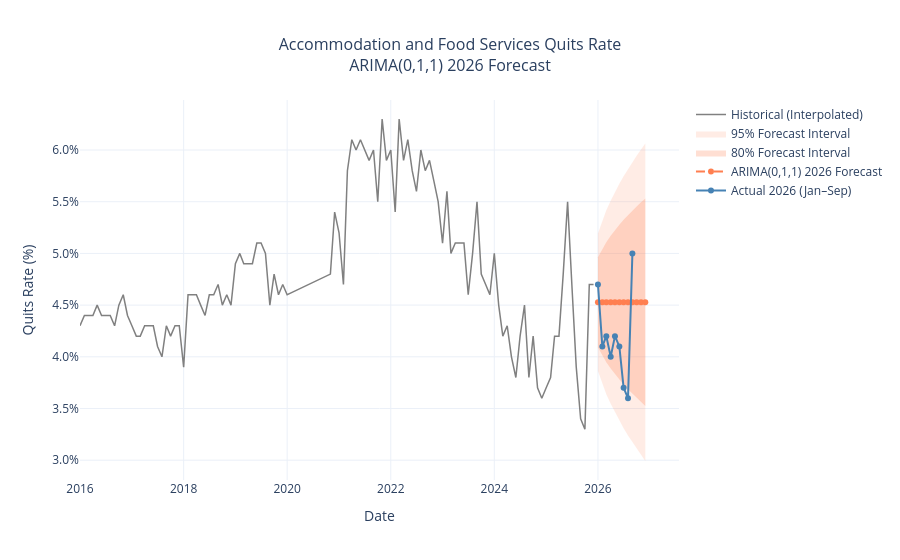

Notebook code for this chart:
### Code cell
# --- Forward Forecast: 2026 ---
# Retrain ARIMA on full series through Dec 2025
full_series = df_interp[df_interp.index < '2026-01-01']['quit_rate']
full_series.index = pd.DatetimeIndex(full_series.index, freq='MS')

arima_final = SARIMAX(
    full_series,
    order=best_order,
    seasonal_order=(0, 0, 0, 0)
).fit(disp=False)

forecast_index = pd.date_range(start='2026-01-01', periods=12, freq='MS')

forecast_result = arima_final.get_forecast(12)
arima_2026 = forecast_result.predicted_mean
arima_2026.index = forecast_index

ci_80 = forecast_result.conf_int(alpha=0.20)
ci_95 = forecast_result.conf_int(alpha=0.05)
ci_80.index = forecast_index
ci_95.index = forecast_index

fig = go.Figure()

# Historical series
fig.add_trace(go.Scatter(
    x=full_series.index, y=full_series.values,
    mode='lines', name='Historical (Interpolated)',
    line=dict(color='gray', width=1.5),
    hovertemplate='%{x|%b %Y}: %{customdata}<extra></extra>',
    customdata=[f'{v:.2f}%' for v in full_series.values]
))

# 95% CI band
fig.add_trace(go.Scatter(
    x=pd.concat([ci_95.index.to_series(), ci_95.index.to_series()[::-1]]),
    y=pd.concat([ci_95.iloc[:, 1], ci_95.iloc[:, 0][::-1]]),
    fill='toself', fillcolor='rgba(255,127,80,0.15)',
    line=dict(width=0), showlegend=True, name='95% Forecast Interval'
))

# 80% CI band
fig.add_trace(go.Scatter(
    x=pd.concat([ci_80.index.to_series(), ci_80.index.to_series()[::-1]]),
    y=pd.concat([ci_80.iloc[:, 1], ci_80.iloc[:, 0][::-1]]),
    fill='toself', fillcolor='rgba(255,127,80,0.25)',
    line=dict(width=0), showlegend=True, name='80% Forecast Interval'
))

# 2026 forecast
fig.add_trace(go.Scatter(
    x=arima_2026.index, y=arima_2026.values,
    mode='lines+markers', name=f'{arima_name} 2026 Forecast',
    line=dict(color='coral', width=2, dash='dash'),
    marker=dict(size=6),
    hovertemplate='%{x|%b %Y}: %{customdata}<extra></extra>',
    customdata=[f'{v:.2f}%' for v in arima_2026.values]
))

# Available 2026 observations for forecast evaluation
actual_2026 = df_interp.loc[
    '2026-01-01':'2026-12-01', 'quit_rate'
]
actual_label = (
    f"Actual 2026 "
    f"({actual_2026.index.min():%b}–{actual_2026.index.max():%b})"
)
fig.add_trace(go.Scatter(
    x=actual_2026.index, y=actual_2026.values,
    mode='lines+markers', name=actual_label,
    line=dict(color='steelblue', width=2),
    marker=dict(size=6),
    hovertemplate='%{x|%b %Y}: %{customdata}<extra></extra>',
    customdata=[f'{v:.2f}%' for v in actual_2026.values]
))

fig.update_layout(
    title=dict(
    text=(
        'Accommodation and Food Services Quits Rate<br>'
        f'{arima_name} 2026 Forecast'
    ),
    x=0.5,
    font=dict(size=16)
),
    xaxis_title='Date',
    yaxis_title='Quits Rate (%)',
    yaxis=dict(
        tickvals=[v / 10 for v in range(10, 75, 5)],
        ticktext=[f'{v / 10:.1f}%' for v in range(10, 75, 5)]
    ),
    template='plotly_white',
    hovermode='x unified'
)

fig.show()
